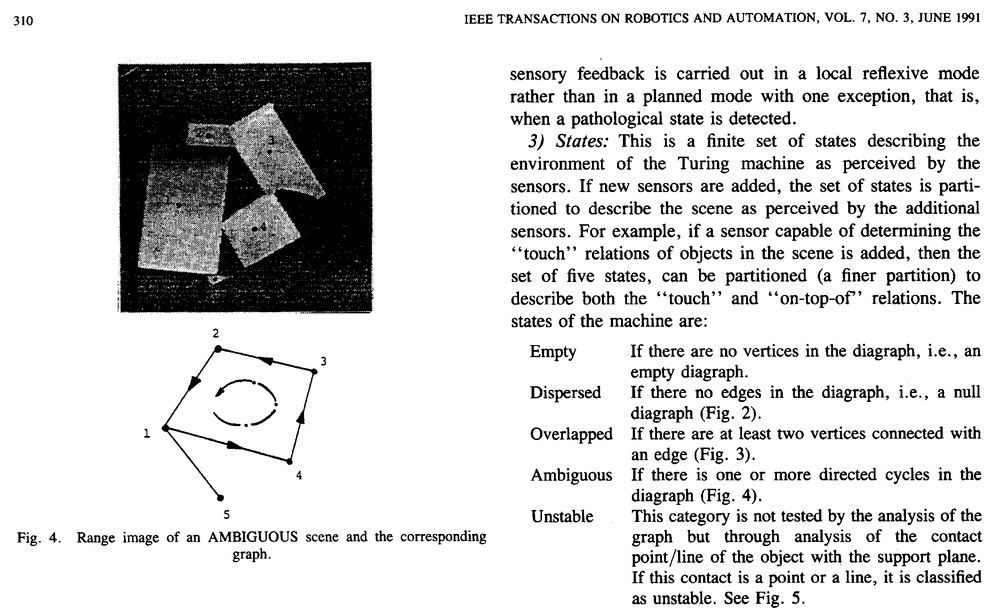
#> input picture 05-trabalho04-pi/input_images/bitmap.pbm, 1000 x 615 px, shrunk from 2233 x 1374 before the run, found by its file name
$ jupyter execute --allow-errors 01-Trabalho04-pi-Palavras2.ipynb   (shell and % lines are left out)
#> lines starting #> are read from the running program, lines starting #| are printed output that depends on the picture; after the words box and inside, x2 and y2 are one past the last pixel; in counts of white or black regions, pixels touching at a corner belong together; long printed decimals are rounded
# <center> Trabalho 04 - Introdução ao Processamento de Imagem Digital </center>

**Aluno(a):** Marianna de Pinho Severo <br>
**RA:** 264960 <br>
**Professor:** Hélio Pedrini

### Passo 01: Importar bibliotecas

[cell 1]
import numpy as np
import cv2 as cv
import matplotlib.pyplot as plt
import pandas as pd

### Passo 02: Definir funções auxiliares

[cell 2]
def print_image(image, color=0):

    plt.figure(figsize=(10,10))

    if not color:
        plt.imshow(image, cmap='gray')
    else:
        plt.imshow(image)

[cell 3]
def imshow_components(labels): #Refereciar stack overflow
    # Map component labels to hue val
    label_hue = np.uint8(179*labels/np.max(labels))
    blank_ch = 255*np.ones_like(label_hue)
    labeled_img = cv.merge([label_hue, blank_ch, blank_ch])

    # cvt to BGR for display
    labeled_img = cv.cvtColor(labeled_img, cv.COLOR_HSV2BGR)

    # set bg label to black
    labeled_img[label_hue==0] = 0

    print_image(labeled_img)
#     cv.imshow('labeled.png', labeled_img)
#     cv.waitKey()

[cell 4]
def imshow_components_rectagles(labels, stats): #Refereciar stack overflow
    # Map component labels to hue val
    label_hue = np.uint8(179*labels/np.max(labels))
    blank_ch = 255*np.ones_like(label_hue)
    labeled_img = cv.merge([label_hue, blank_ch, blank_ch])

    # cvt to BGR for display
    labeled_img = cv.cvtColor(labeled_img, cv.COLOR_HSV2BGR)

    # set bg label to black
    labeled_img[label_hue==0] = 0

    for stat in stats:
        cv.rectangle(labeled_img, (stat[0], stat[1]), (stat[0]+stat[2], stat[1]+stat[3]), (255, 255, 255), 3)


    print_image(labeled_img,1)
#     cv.imshow('labeled.png', labeled_img)
#     cv.waitKey()

[cell 5]
def getBlackPixelsRate(image,stat,color=1): #Black is considered 1 and White is considered 0
    init_x = stat[0]
    init_y = stat[1]
    dx = stat[2]
    dy = stat[3]

    area = (dx)*(dy)

    aux_image = image[init_y: init_y+dy,init_x:init_x + dx]
    aux_image = aux_image[aux_image == color]

    return len(aux_image)/area, len(aux_image), area

[cell 6]
def getTransitionsRate(image, stat, total_black): #Black is 1 and White is 0

    if total_black == 0:
        return 0,0,0,0

    init_x = stat[0]
    init_y = stat[1]
    dx = stat[2]
    dy = stat[3]

    hor_count = 0
    ver_count = 0

    max_y = init_y+dy
    max_x = init_x+dx

    for line in range(init_y, max_y):
        for col in range(init_x, max_x):
            north = line - 1
            south = line + 1
            west = col - 1
            east = col + 1

            #left neighbor
            if west >= 0 and (image[line, col] == 0 and image[line,west] == 1):
                hor_count+=1

            # right neighbor
            if east < max_x and (image[line, col] == 0 and image[line,east] == 1):
                hor_count+=1

            #top neighbor
            if north >= 0 and (image[line,col] == 0 and image[north, col] == 1):
                ver_count+=1

            #bottom neighbor
            if south < max_y and (image[line,col] == 0 and image[south, col] == 1):
                ver_count+=1

    return (hor_count + ver_count)/total_black, hor_count, ver_count,total_black

### Passo 03: Ler imagem

A imagem que vamos usar neste projeto é do tipo *Portable Bitmap* (PBM). Dessa maneira, esperamos que os pixels do objeto (pixels pretos) sejam representados por valores iguais a 1 e os pixels do fundo (brancos) por valores iguais a 0.

Quando lemos essa imagem utilizando o método **imread** do *opencv*, a imagem é lida no formato monocromático, o que significa que seus valores poderão apresentar valores no intervalo de 0 a 255. Como na imagem lida só existem dois valores diferentes de pixels (0 e 255) e os valores 0 são atribuídos aos objetos, enquanto os valores 255 são atribuídos ao fundo, faremos a negação dessa imagem e dividiremos as intensidades de seus pixels por 255, de maneira a obtermos um arranjo de pixels como o esperado para uma imagem do tipo PBM.

[cell 7]
image = cv.imread('input_images/bitmap.pbm',0)
#> image is the input picture: shape (615, 1000); min 0, max 255, mean 215.8
image = cv.bitwise_not(image)//255
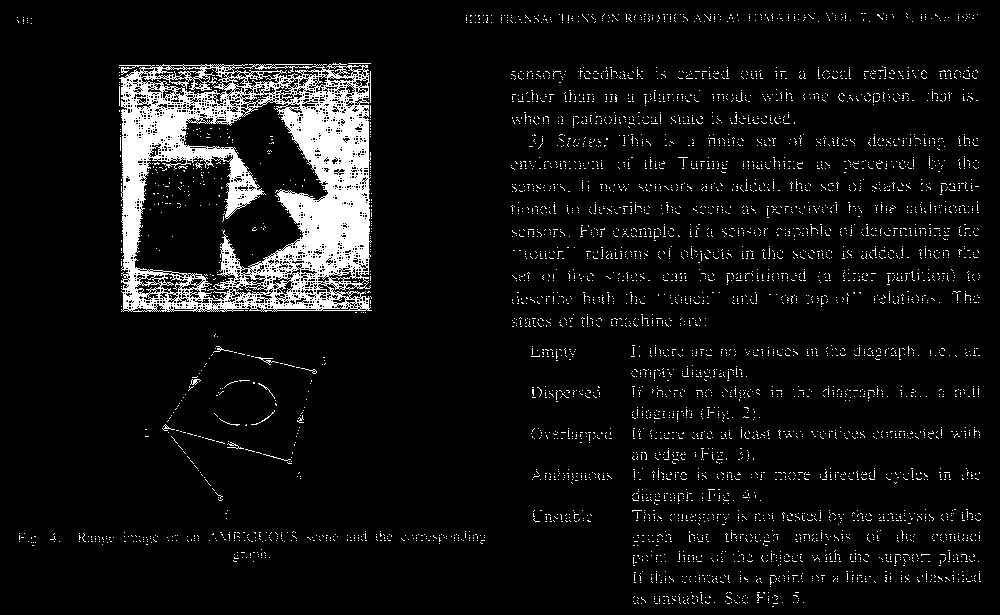
#> image: shape (615, 1000); values 0 (black) and 1 (white), 6.9% white; 5036 white regions (5021 under 20 px), largest, box (x1, y1, x2, y2) and area: (119, 63, 372, 312) 30407, (255, 357, 279, 365) 47, (227, 442, 244, 449) 37
image.shape
#> Out = (615, 1000)

### Aplicando dilatação 1

[cell 8]
kernel_dilate_1 = np.ones((6,6),np.uint8)
kernel_dilate_1

[cell 9]
image_p1 = cv.dilate(np.copy(image), kernel_dilate_1)
#> image_p1: shape (615, 1000); values 0 (black) and 1 (white), 28.3% white; 264 white regions, largest, box (x1, y1, x2, y2) and area: (117, 61, 375, 316) 50891, (160, 344, 320, 504) 3363, (793, 508, 853, 565) 1509

[cell 10]
print_image(image_p1)

### Aplicar erosão 1

[cell 11]
kernel_erode_1 = np.ones((1,3), np.uint8)
kernel_erode_1

[cell 12]
image_p2 = cv.erode(np.copy(image_p1), kernel_erode_1)
#> image_p2: shape (615, 1000); values 0 (black) and 1 (white), 26.1% white; 267 white regions, largest, box (x1, y1, x2, y2) and area: (118, 61, 374, 316) 49517, (161, 344, 319, 504) 2909, (794, 508, 852, 565) 1353

[cell 13]
print_image(image_p2)

### Aplicar dilatação 2

[cell 14]
kernel_dilate_2 = np.ones((10,1), np.uint8)

[cell 15]
image_p3 = cv.dilate(np.copy(image_p2), kernel_dilate_2)
#> image_p3: shape (615, 1000); values 0 (black) and 1 (white), 39.7% white; 74 white regions, largest, box (x1, y1, x2, y2) and area: (510, 61, 841, 335) 56061, (118, 57, 374, 321) 55947, (630, 339, 983, 615) 44787

[cell 16]
print_image(image_p3)

### Aplicar erosão 2

[cell 17]
kernel_erode_2 = np.ones((1,3), np.uint8)
kernel_erode_2

[cell 18]
image_p4 = cv.erode(np.copy(image_p3), kernel_erode_2)
#> image_p4: shape (615, 1000); values 0 (black) and 1 (white), 37.1% white; 75 white regions, largest, box (x1, y1, x2, y2) and area: (119, 57, 373, 321) 54559, (511, 61, 840, 335) 52061, (631, 339, 982, 615) 41395

[cell 19]
print_image(image_p4)

### Aplicar interseção

[cell 20]
image_p5 = cv.bitwise_and(np.copy(image_p2), np.copy(image_p4))
#> image_p5: shape (615, 1000); values 0 (black) and 1 (white), 25.1% white; 267 white regions (12 under 20 px), largest, box (x1, y1, x2, y2) and area: (119, 61, 373, 316) 48943, (162, 344, 318, 504) 2872, (724, 528, 804, 569) 1302

[cell 21]
print_image(image_p5)

### Aplicar fechamento

[cell 22]
kernel_close_1 = np.ones((1,8), np.uint8)
kernel_close_1

[cell 23]
image_p6 = cv.morphologyEx(np.copy(image_p5), cv.MORPH_CLOSE, kernel_close_1)
#> image_p6: shape (615, 1000); values 0 (black) and 1 (white), 26.4% white; 206 white regions (4 under 20 px), largest, box (x1, y1, x2, y2) and area: (120, 61, 374, 316) 50303, (739, 507, 983, 565) 4207, (163, 344, 328, 504) 2977

[cell 24]
print_image(image_p6)

#### Etapa 07: Identificação de componentes conexos na imagem da etapa 06

[cell 25]
number_of_labels, image_labels, stats, centroids = cv.connectedComponentsWithStats(image_p6, connectivity = 8)
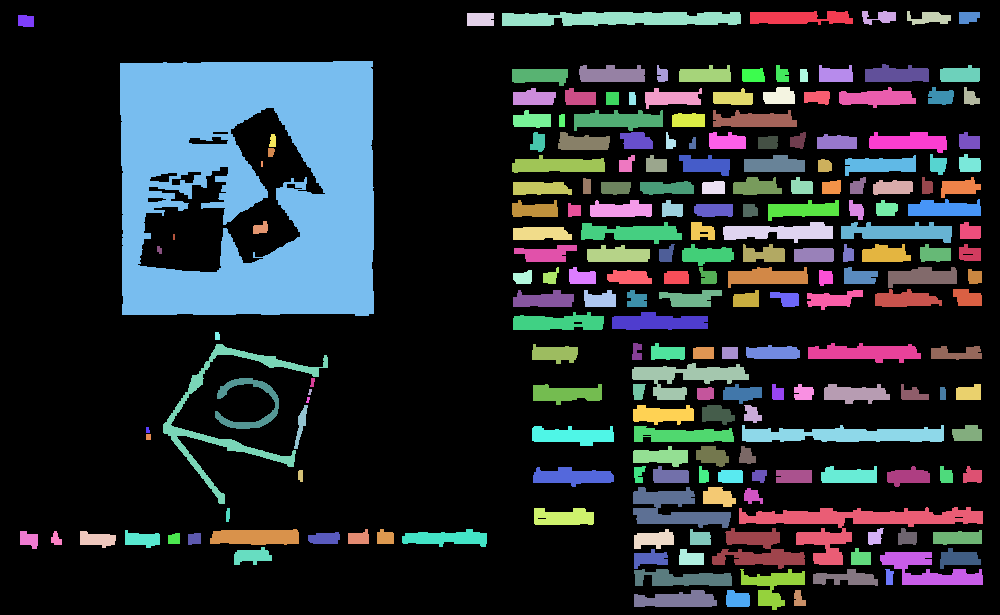
#> image_labels: shape (615, 1000) int32; 207 distinct labels, from 0 to 206; one colour per label, 0 black
#> number_of_labels = 207; stats = 207 rows, first 6: [0, 0, 1000, 615, 452705], [750, 11, 103, 14, 1094], [862, 11, 34, 14, 279], [907, 11, 44, 14, 371], [467, 13, 27, 13, 348], [502, 12, 239, 14, 2819]; centroids = 207 pairs, first value 25.48 to 974.3, second value 16.86 to 599.7

[cell 26]
print(number_of_labels)
#| 207

[cell 27]
imshow_components(np.copy(image_labels))
#> in imshow_components, `labeled_img[label_hue==0] = 0`:
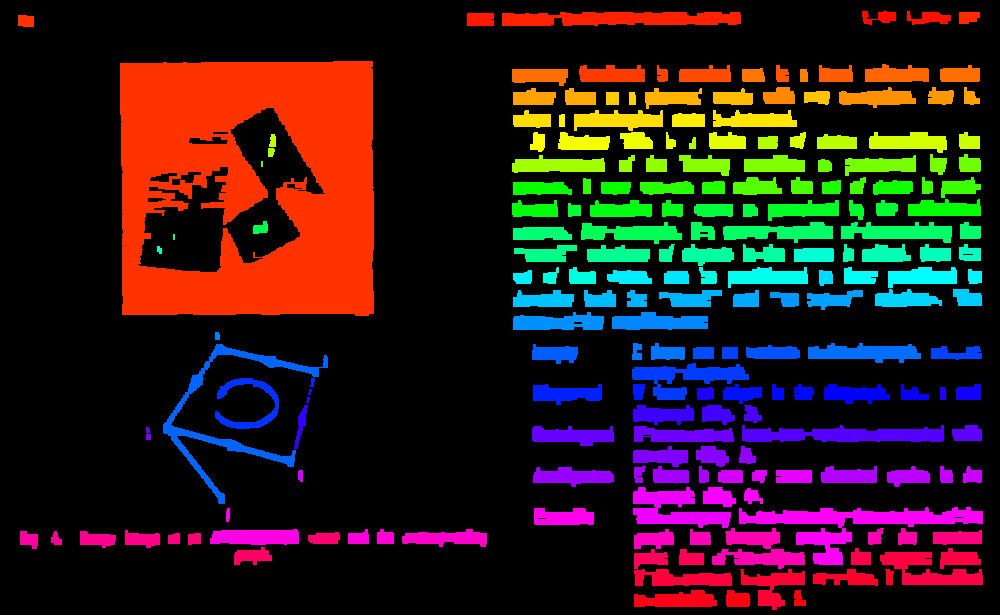
#> labeled_img: shape (615, 1000, 3); mean B, G, R 25, 25.5, 43.8

[cell 28]
imshow_components_rectagles(np.copy(image_labels),stats)
#> the loop in imshow_components_rectagles, `for stat in stats:` made 207 passes
#> after the loop in imshow_components_rectagles, `for stat in stats:`:
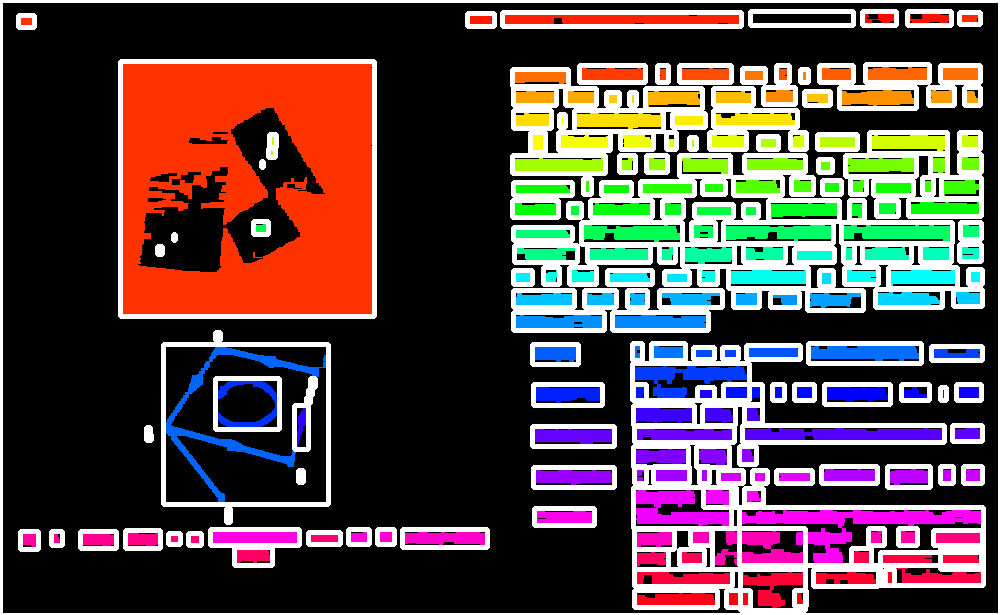
#> labeled_img: shape (615, 1000, 3); mean B, G, R 71, 71.4, 88.9

#### Etapa 8: calcular razões para os componentes conexos obtidos na etapa 7

##### a) Calcular razão entre o número de pixels pretos e o número total de pixels, para cada retângulo envolvendo um componente conexo

[cell 29]
black_pixels_ratios={}
black_pixels_amount = {}
component_area = {}

[cell 30]
for label, stat in zip(range(number_of_labels),stats):
    black_pixels_ratios[label], black_pixels_amount[label], component_area[label] = getBlackPixelsRate(np.copy(image_p6),stat)
#> this loop made 207 passes
#> (stat, init_x in getBlackPixelsRate, init_y in getBlackPixelsRate, dx in getBlackPixelsRate, dy in getBlackPixelsRate, area in getBlackPixelsRate) on passes 1 to 3: ([0, 0, 1000, 615, 452705], 0, 0, 1000, 615, 615000), ([750, 11, 103, 14, 1094], 750, 11, 103, 14, 1442), ([862, 11, 34, 14, 279], 862, 11, 34, 14, 476)
#> after the loop, black_pixels_amount = 207 items; black_pixels_ratios = 207 items; component_area = 207 items

[cell 31]
for label in black_pixels_ratios:
    print('Componente:{} | Ratio:{} | Blacks:{} | Area:{}'.format(label,black_pixels_ratios[label], black_pixels_amount[label], component_area[label]))
#> this loop made 207 passes
#| Componente:0 | Ratio:0.2639 | Blacks:162295 | Area:615000
#| Componente:1 | Ratio:0.7587 | Blacks:1094 | Area:1442
#| Componente:2 | Ratio:0.5861 | Blacks:279 | Area:476
#| Componente:3 | Ratio:0.6023 | Blacks:371 | Area:616
#| Componente:4 | Ratio:0.9915 | Blacks:348 | Area:351
#| Componente:5 | Ratio:0.8425 | Blacks:2819 | Area:3346
#| Componente:6 | Ratio:0.8651 | Blacks:218 | Area:252
#| Componente:7 | Ratio:0.9375 | Blacks:180 | Area:192
#> (further printed lines are left out)

[cell 32]
np.sort(list(component_area.values()))
#> Out = 207 values from 12 to 615000

##### b) Razão entre o número de transições de branco para preto e o número de pixels pretos, para cada retângulo envolvendo um componente conexo

[cell 33]
transition_ratios={}
hor_tran_amount = {}
ver_tran_amount = {}
total_black_amount = {}

[cell 34]
for label, stat in zip(range(number_of_labels),stats):
    transition_ratios[label], hor_tran_amount[label], ver_tran_amount[label], total_black_amount[label] = getTransitionsRate(np.copy(image_p6), stat, black_pixels_amount[label])
#> this loop made 207 passes
#> (stat, init_x in getTransitionsRate, init_y in getTransitionsRate, dx in getTransitionsRate, dy in getTransitionsRate, max_y in getTransitionsRate, max_x in getTransitionsRate) on passes 1 to 3: ([0, 0, 1000, 615, 452705], 0, 0, 1000, 615, 615, 1000), ([750, 11, 103, 14, 1094], 750, 11, 103, 14, 25, 853), ([862, 11, 34, 14, 279], 862, 11, 34, 14, 25, 896)

[cell 35]
for label in transition_ratios:
    print('Componente:{} | Ratio:{} | Horizontal:{}, Vertical:{} | Blacks:{}'.format(label,transition_ratios[label], hor_tran_amount[label], ver_tran_amount[label], total_black_amount[label]))

[cell 36]
imshow_components_rectagles(image_labels, stats[87:88])
#> the loop in imshow_components_rectagles (call 2), `for stat in stats:` made 1 pass
#> stat on pass 1: [173, 234, 2, 6, 12]
#> after the loop in imshow_components_rectagles (call 2), `for stat in stats:`: labeled_img: shape (615, 1000, 3); 0.01% of pixels changed, all inside (x1, y1, x2, y2) = (171, 232, 178, 243)

[cell 37]
# for key in transition_ratios:
#     if transition_ratios[key] < 0.008 and transition_ratios[key] > 0 :
#         break

[cell 38]
np.sort(list(transition_ratios.values()))
#> Out = 207 values from 0 to 0.529

#### Etapa 9: Criar uma regra, baseada na Etapa 8, para determinar se um componente conexo é texto ou não

[cell 39]
component_classes = {}

[cell 40]
for comp_key in range(number_of_labels):
    if transition_ratios[comp_key] < 0.008:
        component_classes[comp_key] = 0
    else:
        component_classes[comp_key] = 1

[cell 41]
for key in component_classes:
    print("Componente:{} | Text: {}".format(key,component_classes[key]))

[cell 42]
text_labels = [key for key in component_classes if component_classes[key] == 1]
no_text_labels = [key for key in component_classes if component_classes[key] == 0]
text_stats = stats[text_labels]

text_image = np.copy(image_labels)
for l in no_text_labels:
    text_image[text_image == l] = 0
#> this loop made 5 passes
#> l on passes 1 to 5: 28, 57, 87, 129, 155
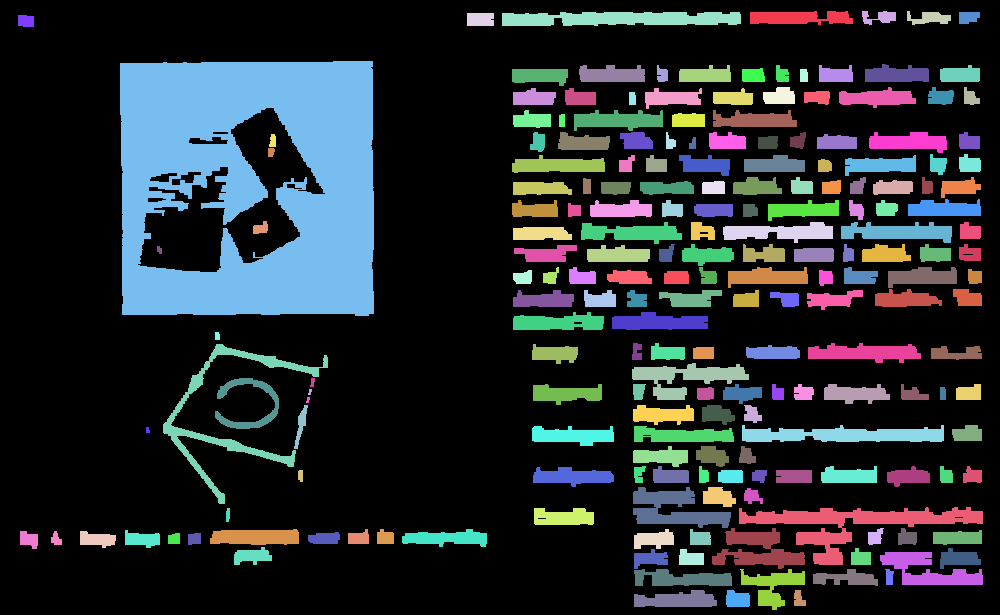
#> text_image: shape (615, 1000) int32; 202 distinct labels, from 0 to 206; one colour per label, 0 black

[cell 43]
imshow_components_rectagles(text_image, text_stats)
#> the loop in imshow_components_rectagles (call 3), `for stat in stats:` made 202 passes
#> after the loop in imshow_components_rectagles (call 3), `for stat in stats:`:
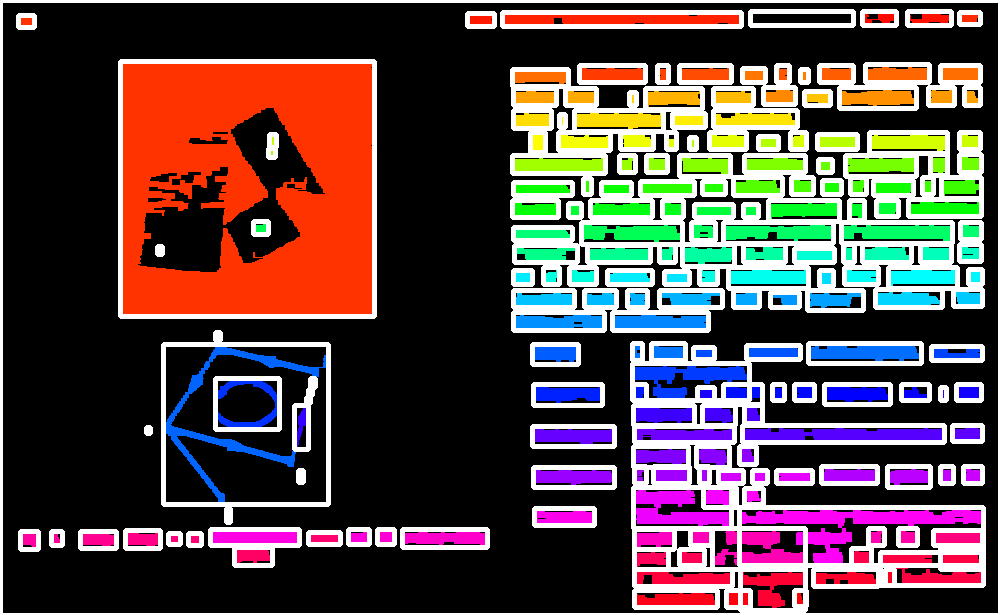
#> labeled_img: shape (615, 1000, 3); mean B, G, R 70.7, 71, 88.6

#### Etapa 10: Segmentar palavras, colocar retângulos e calcular quantidades

##### a) Segmentar palavras

[cell 44]
np.unique(text_image)
text_image = np.uint8(text_image)
teste_i = cv.bitwise_and(image,text_image)
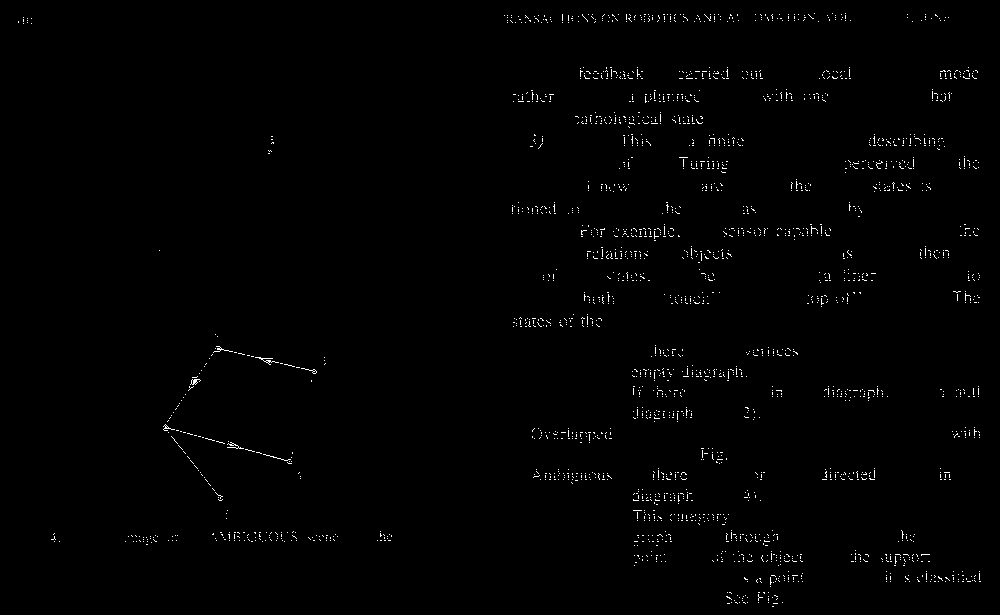
#> teste_i: shape (615, 1000); values 0 (black) and 1 (white), 0.87% white in thin lines or dots

#> (a cell that did not finish here is left out)

#> (a cell that did not finish here is left out)

[cell 47]
image_labels.shape
#> Out = (615, 1000)
